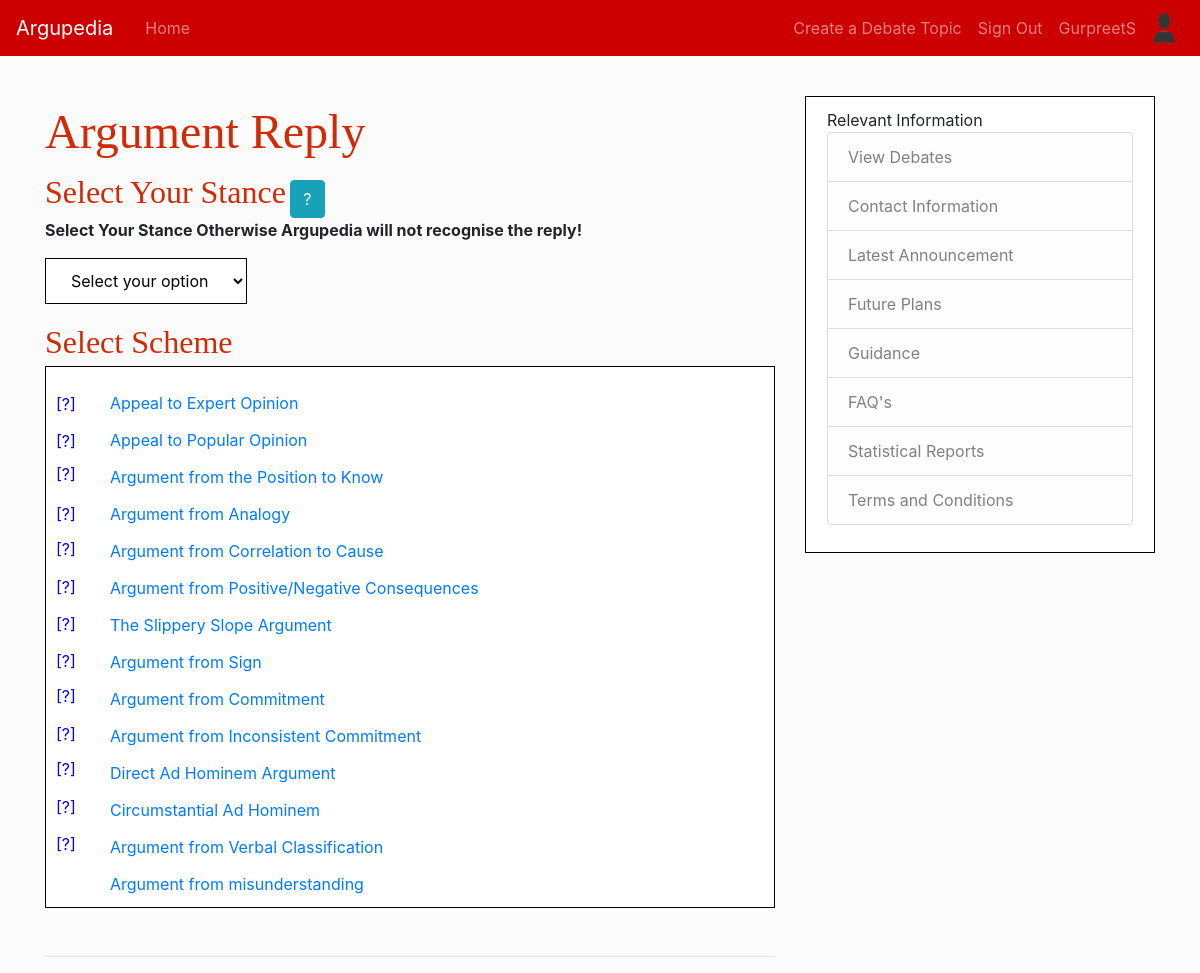
Page /debate/21/reply/ (signed in) on the committed database.
### Argupedia/models.py (models this page shows, shortened)
class ArgProfile(models.Model):
    specalist = models.CharField(max_length=40)
    user = models.OneToOneField(User, on_delete=models.CASCADE)
    pict = models.ImageField(default='default.png', upload_to='arguserpic')
    time = models.DateTimeField(default=datetime.datetime.now)

class Argument_Name(models.Model):
    Argument_Name = models.TextField()
    Argument_information = models.TextField(blank=True)
    Argument_source = models.TextField(blank=True)

### Argupedia/views.py (the view)
# urls.py: path("debate/<int:reply>/reply/",
class reply(View):
    def get(self,request,reply):
        argument_schemes = {
            'argsch': Argument_Name.objects.all(),
            "weakp": CQ.objects.filter(Argument_crit_name=Arg_Posts.objects.get(
                pk=reply).Argument_name_post.id),
            'userput': Arg_Posts.objects.get(pk=reply),
        }
        return render(request, "Argupedia/Argreply.html", argument_schemes)

### Argupedia/templates/Argupedia/Argreply.html (shortened to what this page needs)
{% extends 'Argupedia/base.html' %}
{% block content %}
<div >
     <font face=" Impact " size="10px" color="#D02A06" > Argument Reply</font>
</div>
<font face=" Impact " size="6px" color="#D02A06" >Select Your Stance</font>
<button type="button" class="btn btn-info" data-toggle="modal" data-target="#myModal">?</button>
        <button  class="section-c1" data-toggle="modal" data-target="#expertopinion" style="margin-top: 250px">[?]</button>
        <button  class="section-c2" data-toggle="modal" data-target="#popularopinion" style="margin-top: 250px">[?]</button>
        <button  class="section-c3" data-toggle="modal" data-target="#positiontoknow" style="margin-top: 250px">[?]</button>
        <button  class="section-c4" data-toggle="modal" data-target="#analogy" style="margin-top: 250px">[?]</button>
        <button  class="section-c5" data-toggle="modal" data-target="#correlation" style="margin-top: 250px">[?]</button>
        <button  class="section-c6" data-toggle="modal" data-target="#negativeconseq" style="margin-top: 250px">[?]</button>
        <button  class="section-c7" data-toggle="modal" data-target="#slippery" style="margin-top: 250px">[?]</button>
        <button  class="section-c8" data-toggle="modal" data-target="#sign" style="margin-top: 250px">[?]</button>
        <button  class="section-c9" data-toggle="modal" data-target="#commitment" style="margin-top: 250px">[?]</button>
        <button  class="section-c10" data-toggle="modal" data-target="#inconsistent" style="margin-top: 250px">[?]</button>
        <button  class="section-c11" data-toggle="modal" data-target="#directad" style="margin-top: 250px">[?]</button>
        <button  class="section-c12" data-toggle="modal" data-target="#circumstantial" style="margin-top: 250px">[?]</button>
        <button  class="section-c13" data-toggle="modal" data-target="#verbalclass" style="margin-top: 250px">[?]</button>
<b> <p> Select Your Stance Otherwise Argupedia will not recognise the reply!</p></b>
 <div>
    <select required class="buff"  id="weakp"   onchange="reply(); " >
  <option value="" selected disabled >Select your option</option>
    </select>
</div>
<font face=" Impact " size="6px" color="#D02A06" > Select Scheme</font>
<div class="buff">
    {% for argscheme in argsch %}
    {% if argscheme == "" %}
    <a></a>
    {% else %}
        <div class="row justify-content-center" >
            <a href="{% url 'debate-construct' pk=argscheme.pk %}"   id="{{argscheme.pk}}" style="width: 600px; margin-top: 13px;">
                {{ argscheme.Argument_Name }}
            </a>
        </div>
    {% endif %}
    {% endfor %}
</div>
    <hr class="mt-5">
{% endblock %}

### Argupedia/templates/Argupedia/base.html (shortened to what this page needs)
{% load static %}
<!DOCTYPE html>
<html lang="en">
<head>
    <link rel="stylesheet" href="https://maxcdn.bootstrapcdn.com/bootstrap/4.0.0/css/bootstrap.min.css">
    <link rel="stylesheet" type="text/css" href="{%static 'Argupedia/csssheet.css' %}">
</head>
<bone>
      <nav class="navbar navbar-expand-md navbar-dark kings fixed-top">
          <a class="navbar-brand mr-4" href="/">Argupedia</a>
          <div class="collapse navbar-collapse" id="navbarToggle">
            <div class="navbar-nav mr-auto">
              <a class="nav-item nav-link" href="{% url 'arg-about' %}">Home</a>
            </div>
            <div class="navbar-nav">
                {% if user.is_authenticated %}
                    <a class="nav-item nav-link" href="{% url 'Arg-scheme' pk=100 %}">Create a Debate Topic</a>
                    <a class="nav-item nav-link" href="{% url 'signout' %}">Sign Out</a>
                     <a class="nav-item nav-link" href="{% url 'profile' %}">{{user.username}}</a>
                     <img class="rounded-circle article-img" src="{{ user.argprofile.pict.url }}" width ="40" height="40">
                {% else %}
                    <a class="nav-item nav-link" href="{% url 'signin' %}">Sign In</a>
                    <a class="nav-item nav-link" href="{% url 'register' %}">Sign up</a>
                {% endif %}
            </div>
          </div>
      </nav>
    <main role="main" class="container">
      <div class="row">
        <div class="col-lg-8">
          {% block content %}{% endblock %}
        </div>
        <div class="col-lg-4">
          <div class="buff">
            <font>Relevant Information</font>
              <ul class="list-group">
                <a class="list-group-item list-group-item-light" href="{% url 'argupedia-home' %}">View Debates</a>
                <a class="list-group-item list-group-item-light ayy" href="{% url 'contact-info' %}">Contact Information</a>
                <a class="list-group-item list-group-item-light" href="{% url 'arg-home' %}">Latest Announcement</a>
                <a class="list-group-item list-group-item-light" href="{% url 'future-home' %}">Future Plans</a>
                <a class="list-group-item list-group-item-light" href="{% url 'guidance' %}">Guidance</a>
                <a class="list-group-item list-group-item-light" href="{% url 'FAQ' %}">FAQ's</a>
                <a class="list-group-item list-group-item-light" href="{% url 'reports' %}">Statistical Reports</a>
                  <a class="list-group-item list-group-item-light" href="{% url 'Rules' %}">Terms and Conditions</a>
              </ul>
          </div>
        </div>
      </div>
    </main>
</bone>
</html>

### Argupedia/static/Argupedia/csssheet.css (style rules this page uses)
.kings { background-color: #cc0000; }
.buff { background: #ffffff; padding: 11px 21px; margin-bottom: 14px; border: 1px solid #000000; }
.section-c1 { position: absolute; top:45px; left: 20px; border:none; background-color:transparent; outline:none; color: #0000FF; }
.section-c2 { position: absolute; top:82px; left: 20px; border:none; background-color:transparent; outline:none; color: #0000FF; }
.section-c3 { position: absolute; top: 115px; left: 20px; border:none; background-color:transparent; outline:none; color: #0000FF; }
.section-c4 { position: absolute; top: 155px; left: 20px; border:none; background-color:transparent; outline:none; color: #0000FF; }
.section-c5 { position: absolute; top: 190px; left: 20px; border:none; background-color:transparent; outline:none; color: #0000FF; }
.section-c6 { position: absolute; top: 228px; left: 20px; border:none; background-color:transparent; outline:none; color: #0000FF; }
.section-c7 { position: absolute; top: 265px; left: 20px; border:none; background-color:transparent; outline:none; color: #0000FF; }
.section-c8 { position: absolute; top: 302px; left: 20px; border:none; background-color:transparent; outline:none; color: #0000FF; }
.section-c9 { position: absolute; top: 337px; left: 20px; border:none; background-color:transparent; outline:none; color: #0000FF; }
.section-c10 { position: absolute; top: 375px; left: 20px; border:none; background-color:transparent; outline:none; color: #0000FF; }
.section-c11 { position: absolute; top: 410px; left: 20px; border:none; background-color:transparent; outline:none; color: #0000FF; }
.section-c12 { position: absolute; top: 448px; left: 20px; border:none; background-color:transparent; outline:none; color: #0000FF; }
.section-c13 { position: absolute; top: 485px; left: 20px; border:none; background-color:transparent; outline:none; color: #0000FF; }

### rows in the picture
Argument_Name: Argument_Name "Appeal to Expert Opinion"
Argument_Name: Argument_Name "Appeal to Popular Opinion"
Argument_Name: Argument_Name "Argument from the Position to Know"
Argument_Name: Argument_Name "Argument from Analogy"
Argument_Name: {{ argscheme.pk }} 6 (drawn), Argument_Name "Argument from Correlation to Cause"
Argument_Name: Argument_Name "Argument from Positive/Negative Consequences"
Argument_Name: Argument_Name "The Slippery Slope Argument"
Argument_Name: Argument_Name "Argument from Sign"
Argument_Name: Argument_Name "Argument from Commitment"
Argument_Name: Argument_Name "Argument from Inconsistent Commitment"
Argument_Name: Argument_Name "Direct Ad Hominem Argument"
Argument_Name: Argument_Name "Circumstantial Ad Hominem"
Argument_Name: Argument_Name "Argument from Verbal Classification"
Argument_Name: Argument_Name "Argument from misunderstanding"

### other values in the picture
{{ user.username }} "GurpreetS"
